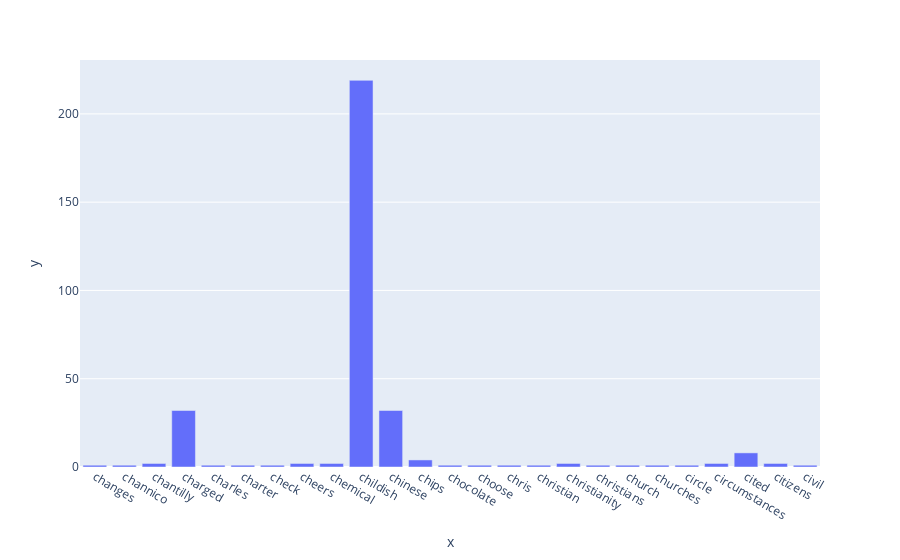

The notebook cell saved with this chart:
### Markdown cell above
### >>> **Exercise 14 (take home):** 
The chart above contains all the vocabulary, and it's computationally intensive to both compute and visualize. Can you efficiently reduce the number of terms you want to visualize as an exercise.

### Code cell
# Answer here
# reduce number to 25 to see clearer
px.bar(x=count_vect.get_feature_names()[500:525], y=term_frequencies[500:525])

### Figure 1 — Plotly figure (JSON) as saved in the notebook; plotly's stock layout.template omitted (floating-point values rounded to 4 significant figures)
{"data": [{"alignmentgroup": "True", "hovertemplate": "x=%{x}<br>y=%{y}<extra></extra>", "legendgroup": "", "marker": {"color": "#636efa", "pattern": {"shape": ""}}, "name": "", "offsetgroup": "", "orientation": "v", "showlegend": false, "textposition": "auto", "type": "bar", "x": ["changes", "channico", "chantilly", "charged", "charles", "charter", "check", "cheers", "chemical", "childish", "chinese", "chips", "chocolate", "choose", "chris", "christian", "christianity", "christians", "church", "churches", "circle", "circumstances", "cited", "citizens", "civil"], "xaxis": "x", "y": [1, 1, 2, 32, 1, 1, 1, 2, 2, 219, 32, 4, 1, 1, 1, 1, 2, 1, 1, 1, 1, 2, 8, 2, 1], "yaxis": "y"}], "layout": {"barmode": "relative", "legend": {"tracegroupgap": 0}, "margin": {"t": 60}, "xaxis": {"anchor": "y", "domain": [0, 1], "title": {"text": "x"}}, "yaxis": {"anchor": "x", "domain": [0, 1], "title": {"text": "y"}}}}
